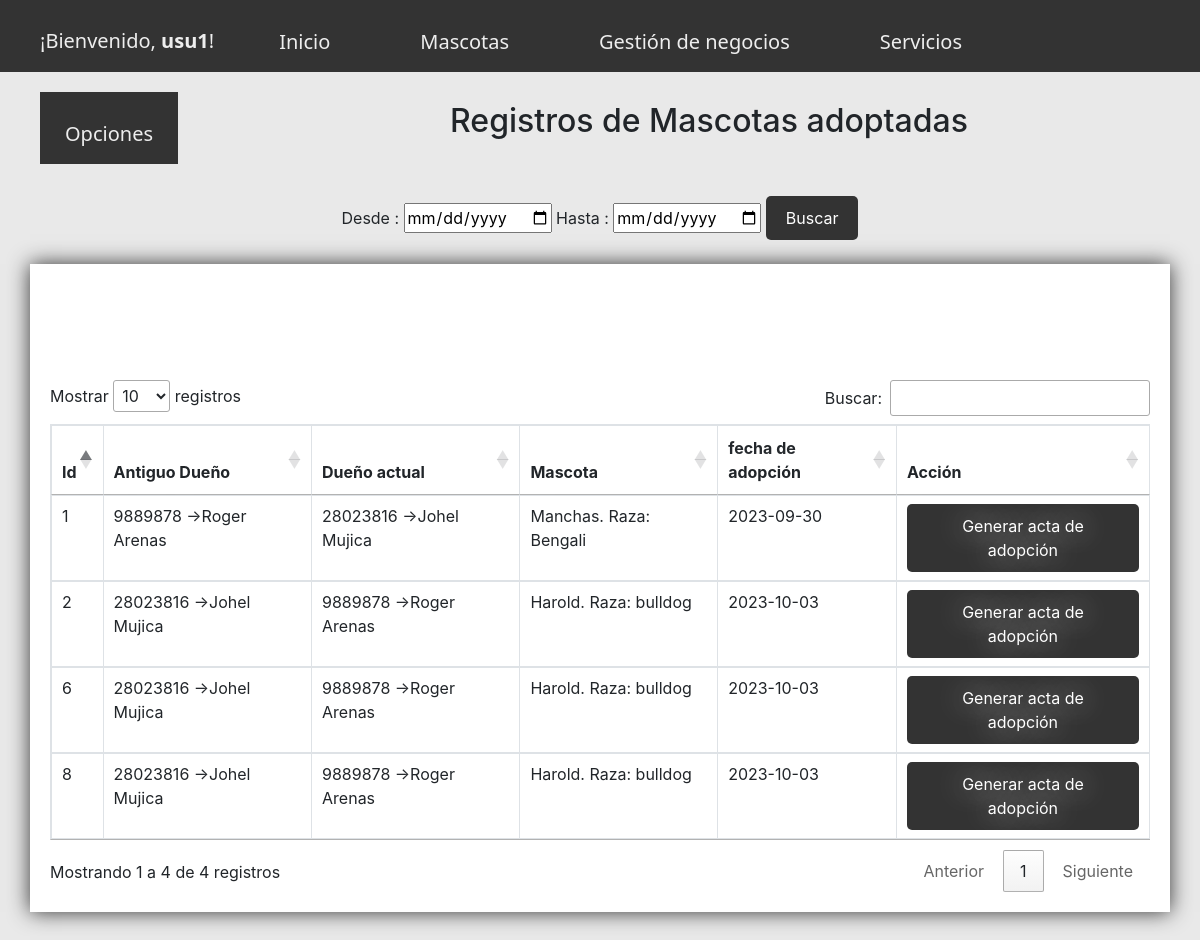
The page /VerMascotasAdoptadas.php (signed in) on the database as committed earlier.
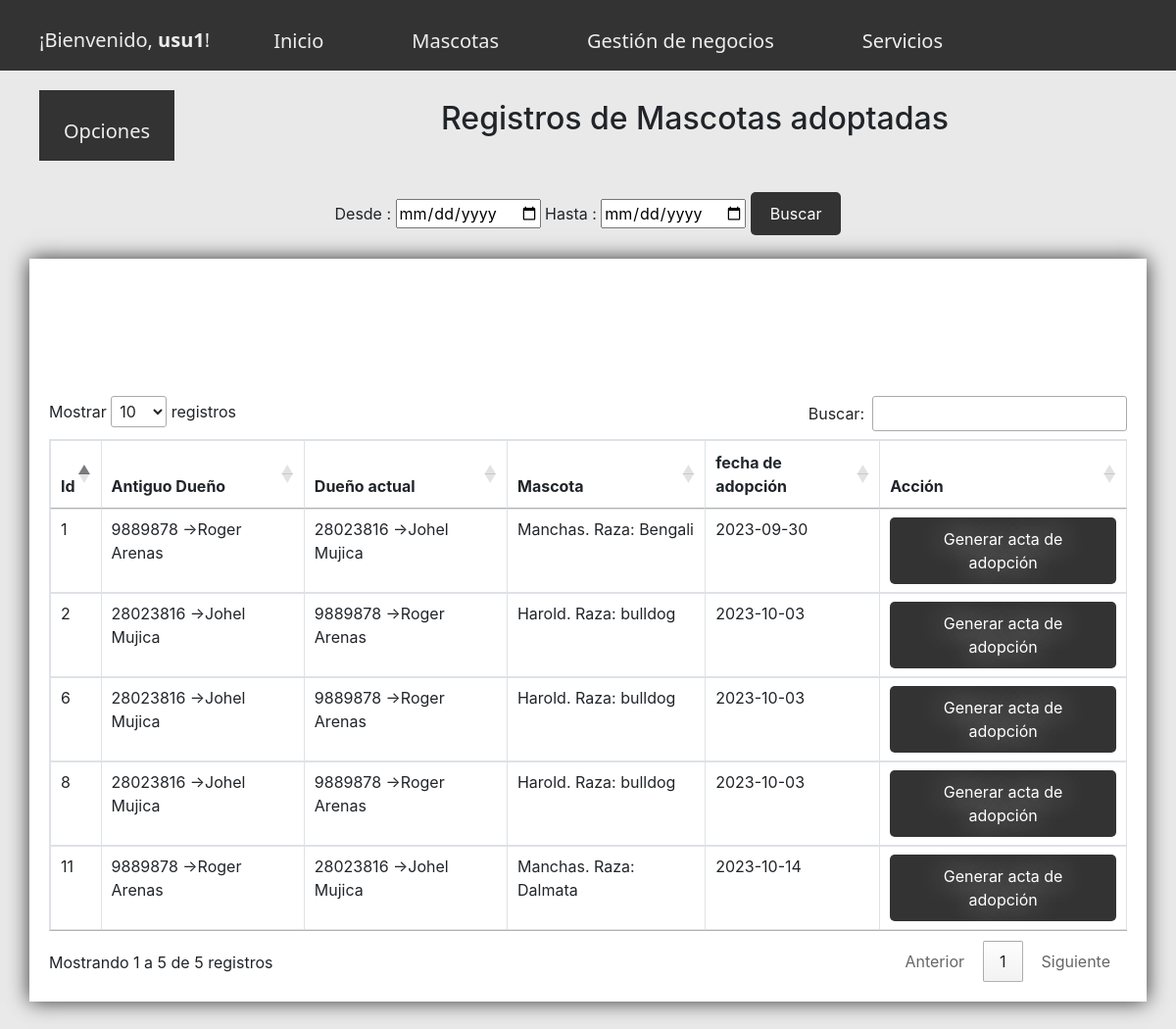
The same page on the database as committed later.
### tables this page shows
CREATE TABLE `adopcion` (
  `id` int(11) NOT NULL AUTO_INCREMENT,
  `id_perro` int(11) NOT NULL,
  `id_dueno_uno` int(11) NOT NULL,
  `id_dueno_dos` int(11) NOT NULL,
  `fecha` date NOT NULL,
  PRIMARY KEY (`id`),
  KEY `id_perro` (`id_perro`),
  KEY `id_dueno_uno` (`id_dueno_uno`),
  KEY `id_dueno_dos` (`id_dueno_dos`),
  CONSTRAINT `adopcion_ibfk_1` FOREIGN KEY (`id_perro`) REFERENCES `perro` (`id_perro`),
  CONSTRAINT `adopcion_ibfk_2` FOREIGN KEY (`id_dueno_uno`) REFERENCES `cliente` (`id_cliente`),
  CONSTRAINT `adopcion_ibfk_3` FOREIGN KEY (`id_dueno_dos`) REFERENCES `cliente` (`id_cliente`)
);

CREATE TABLE `cliente` (
  `id_cliente` int(55) NOT NULL,
  `nombre_cliente` varchar(99) NOT NULL,
  `apellido_cliente` varchar(20) NOT NULL,
  `telefono_cliente` varchar(19) NOT NULL,
  `c_check` int(11) NOT NULL DEFAULT '0',
  PRIMARY KEY (`id_cliente`)
);

CREATE TABLE `perro` (
  `id_perro` int(20) NOT NULL AUTO_INCREMENT,
  `indice` int(11) NOT NULL,
  `nombre_perro` varchar(99) NOT NULL,
  `tipo` varchar(10) NOT NULL,
  `raza_perro` varchar(99) NOT NULL,
  `observaciones` text NOT NULL,
  `m_check` int(11) NOT NULL DEFAULT '0',
  PRIMARY KEY (`id_perro`)
);

### VerMascotasAdoptadas.php (the view, shortened to what this page needs)
<?php
	include 'top.php';
$c = new SelectDatos();
$conectar= $c->Buscador();
?>
<?php
	$sentencia = $conectar->query("SELECT * FROM adopcion a INNER JOIN perro p on a.id_perro = p.id_perro order by id desc");
                               $resultado = $sentencia->fetchAll(PDO::FETCH_OBJ);
 	?>
<!DOCTYPE html>
<html lang="es">
<head>
</head>
	<link rel="stylesheet" href="./css/bootstrap.css">
<link rel="stylesheet" href="./css/body.css">
<link rel="stylesheet" href="./css/top.css">
<body style="background-color: #e9e9e9">
	<h2 class="centrado">Registros de Mascotas adoptadas</h2>
<br>
	<form action="" class="centrado" method="post">
           <br>
                <div class="">
                	<label>Desde :</label>
				<input type="date" name="dt1">
				<label>Hasta :</label>
				<input type="date" name="dt2">
				<input type="submit" class="info" name="btn_buscar" value="Buscar">
                </div>
	</form>
			<br>
   <div class="container" style="margin-bottom: 50px; padding: 20px; background-color: #fff; text-shadow: 0 0 30px #fff;
			       box-shadow: 0 0 20px #333; height:30% ">
<table class="table table-bordered" style="padding-bottom: 0%" id="tabla_maa">
	<thead>
			<tr class="head">
				<th class="formularioesp2">Id</th>
				<th class="formularioesp2">Antiguo Dueño</th>
				<th class="formularioesp2">Dueño actual</th>
				<th class="formularioesp2">Mascota</th>
				<th class="formularioesp2">fecha de adopción</th>
				<th class="formularioesp2">Acción</th>
</tr>
</thead>
<?php
foreach ($resultado as $adop) {
                              $sentencia = $conectar->query("SELECT * FROM cliente where id_cliente = '$adop->id_dueno_uno'");
                              $resuluno = $sentencia->fetchAll(PDO::FETCH_OBJ);
                              foreach ($resuluno as $duenouno) {
                              $sentencia = $conectar->query("SELECT * FROM cliente where id_cliente = '$adop->id_dueno_dos'");
                             $resuldos = $sentencia->fetchAll(PDO::FETCH_OBJ);
                              foreach ($resuldos as $duenodos) {
                                ?>
                                <tr>
                    <td class="formularioesp"><?php echo $adop->id; ?></td>
                    <td class="formularioesp"><?php echo $adop->id_dueno_uno." ->".$duenouno->nombre_cliente." ".$duenouno->apellido_cliente; ?></td>
                    <td class="formularioesp"><?php echo $adop->id_dueno_dos." ->".$duenodos->nombre_cliente." ".$duenodos->apellido_cliente; ?></td>
					<td class="formularioesp"><?php echo $adop->nombre_perro.". Raza: ".$adop->raza_perro; ?></td>
					<td class="formularioesp"><?php echo $adop->fecha; ?></td>
					<td class="formularioesp"><a href="GenerarActaDeAdopcion.php?id=<?php echo $adop->id; ?>" class="info" >Generar acta de adopción</a></td>
					<br>
					<?php }
				             }
			                    }
			?>
		</tr>
			</table>
            </div>
</body>
</html>

### top.php (shortened to what this page needs)
<?php require "confirm.php";
class anuncio
{
public function emitirAnuncio(){
  return "¡Bienvenido, <strong>".$_SESSION['username']."</strong>!";
  }
}
?>
<!DOCTYPE html>
<html>
<link rel="stylesheet"  type="text/css" href="./css/bootstrap.css">
<link rel="stylesheet"  type="text/css" href="./css/body.css">
<link rel="stylesheet"  type="text/css" href="./css/top.css">
<link rel="stylesheet" href="DataTables/DataTables-1.13.6/css/dataTables.bootstrap5.min.css">
  <link rel="stylesheet" href="DataTables/datatables.css" rel="stylesheet">
<head>
</head>
<body>
<ul class="menu-h">
<div class ="na">
	<li class="mp" style="text-decoration:none; font-family: Segoe UI; color: #eee; margin-top: 26px;">
    <?php $anuncio = new anuncio();
         echo $a = $anuncio->emitirAnuncio(); ?></a>
  </li>
<li class="mp"><a class="a" href="inicio.php" style="text-decoration:none;
                                                    font-family: Segoe UI;">Inicio</a>
</li>
<li class="mp"><a class="a" href="VerMascotas.php" style="text-decoration:none;
font-family: Segoe UI;">Mascotas</a>
</li>
<li class="mp"><a class="a" href="VerClientes.php" style="text-decoration:none; font-family: Segoe UI;">Gestión de negocios</a>
</li>
<li class="mp"><a class="a" href="VerConsultas.php" style="text-decoration:none; font-family: Segoe UI;">Servicios</a>
</li>
<li class="mp"><a class="a" href="Auditorias.php" style="text-decoration:none; font-family: Segoe UI;">Opciones</a>
</li>
<br>
<br>
<br>
</div>
</ul>
</body>
</html>

### css/body.css (style rules this page uses)
.centrado { text-align: center; }
.formularioesp { border: 1px solid #5c9b9c; margin-top: 5px; margin-bottom: 5px; }
.formularioesp2 { border: 1px solid black; margin-top: 5px; margin-bottom: 5px; }

### css/top.css (style rules this page uses)
.menu-h { list-style: none; justify-content: space-around; background-color:#333; margin-bottom: 30px; }
.mp { float:left; margin-bottom: 20px; margin-right: 40px; color:black; font-family: Segoe UI; font-size: 20px; }
.a { outline: none; text-decoration: none; padding: 12px 25px 0; line-height: 3; display: inline-block; color: white; background-color: #eee; font-family: Product Sans; }
.a:link { outline: none; text-decoration: none; display: inline-block; color: #eee; }
.a:link, .a:visited, .a:focus { background: #333; color:#eee; }
.info { display: inline-block; padding:10px 20px; background-color: #333; color: white; text-align: center; border: none; border-radius:5px; cursor: pointer; text-decoration: none; }

Rows that differ between the two databases and show on the page:
added adopcion: id "11", id_dueno_uno "9889878", id_dueno_dos "28023816", fecha "2023-10-14", cliente ($duenouno->nombre_cliente "Roger", $duenouno->apellido_cliente "Arenas", nombre_cliente "Johel", apellido_cliente "Mujica")
now on this page (row unchanged): perro: nombre_perro "Manchas", raza_perro "Dalmata"
Other text that changed with them:
text written by a page script: "Mostrar registros Buscar: Mostrando 1 a 4 de 4 registros Anterior 1 Siguiente" → "Mostrar registros Buscar: Mostrando 1 a 5 de 5 registros Anterior 1 Siguiente"
